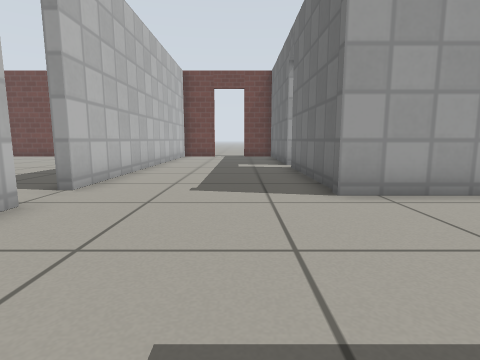
View 1 (above)

19 first-person views from a walk through a Gazebo world. The camera is 0.5 m above the floor, tilts 8° down and sees 80° across. The floor is counted in squares, 0.5 m on a side. Each view is taken from the middle of a square. On the plan, view 1 faces up. The plan holds only what a view shows up to about 11 squares ahead; the rest is blank. Gazebo's built-in surfaces are drawn with simple patterns.

View 2
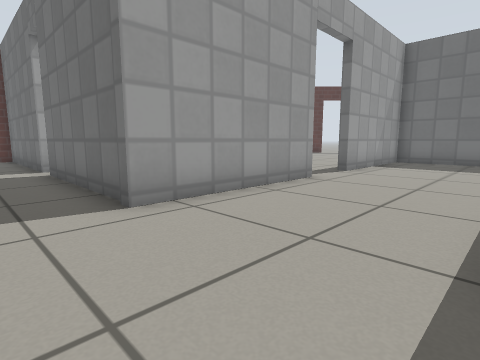

View 3
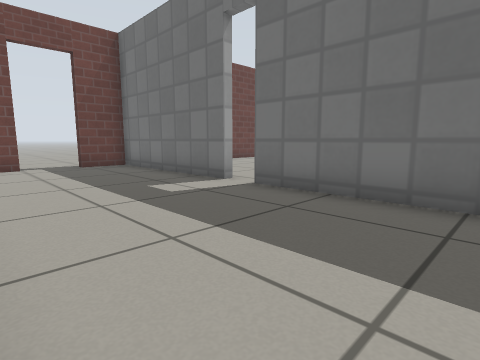

View 4
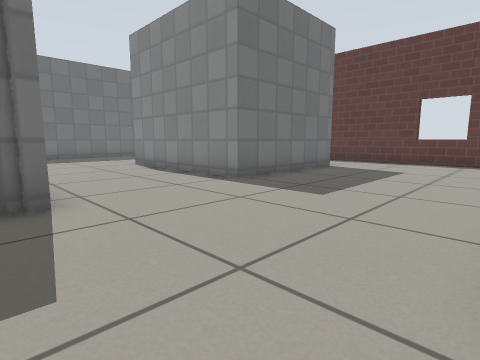

View 5
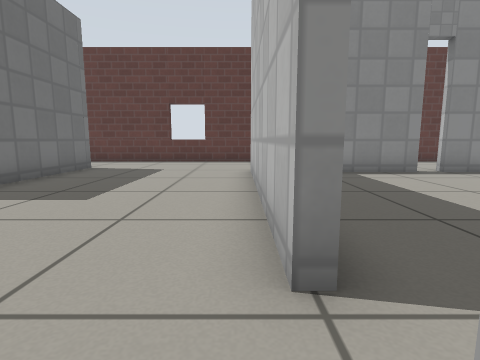

View 6
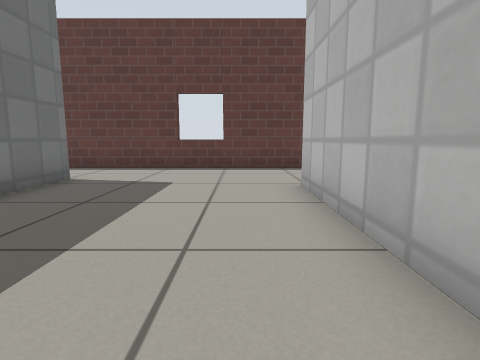

View 7
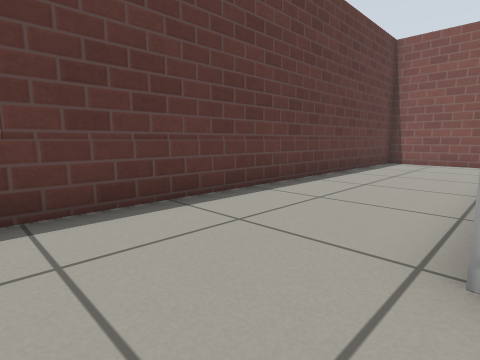

View 8
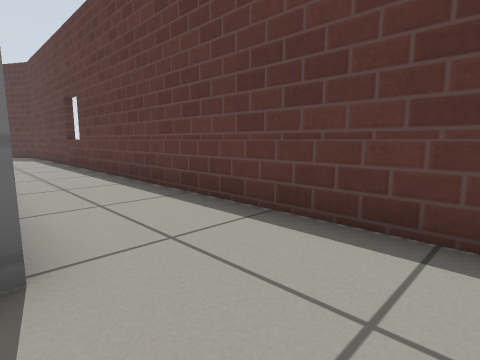

View 9
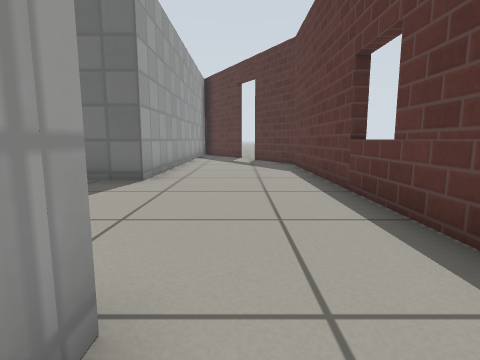

View 10
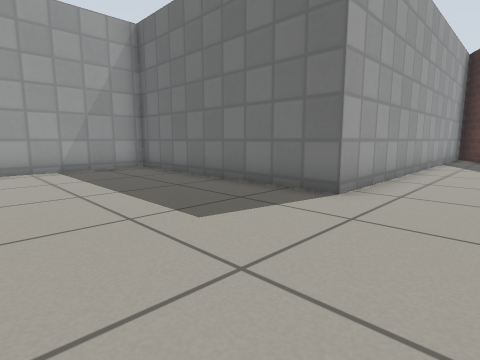

View 11
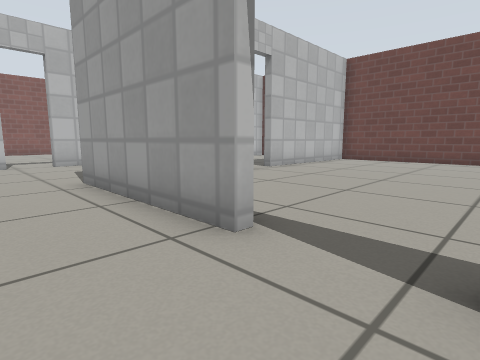

View 12
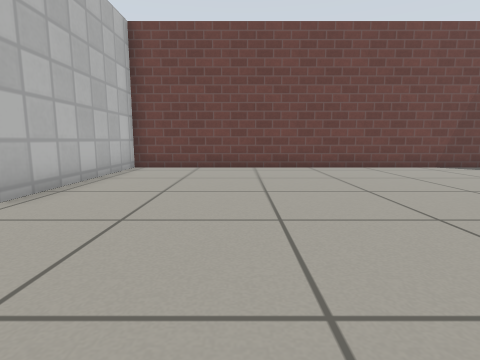

View 13
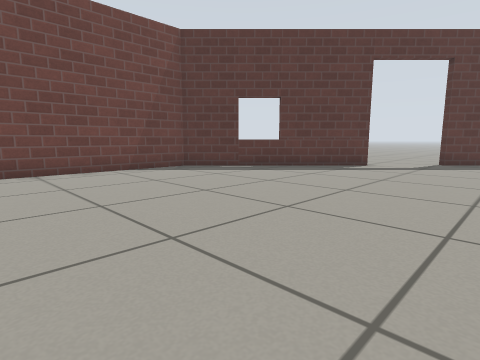

View 14
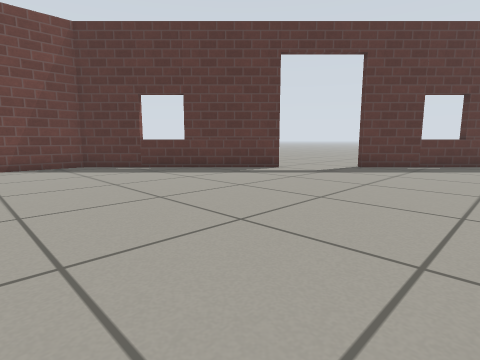

View 15
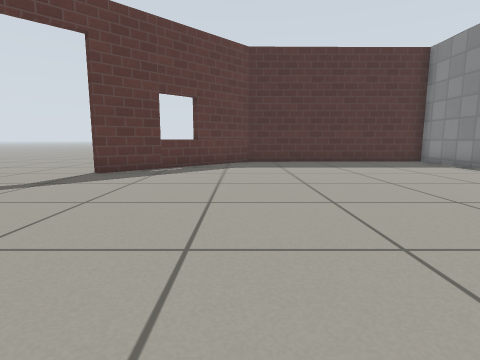

View 16
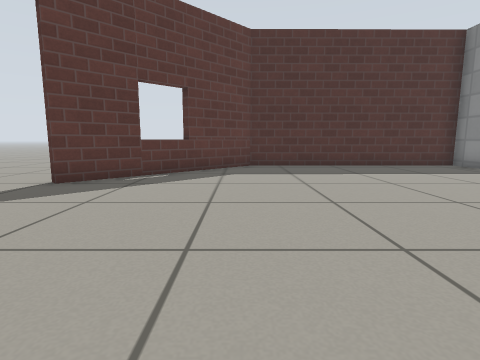

View 17
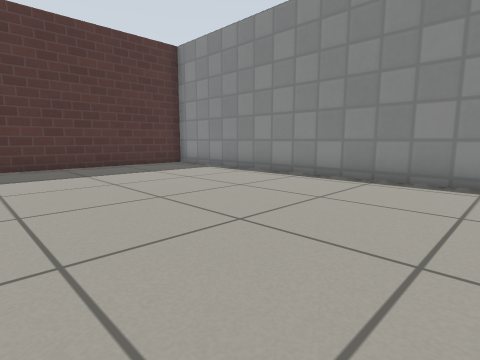

View 18
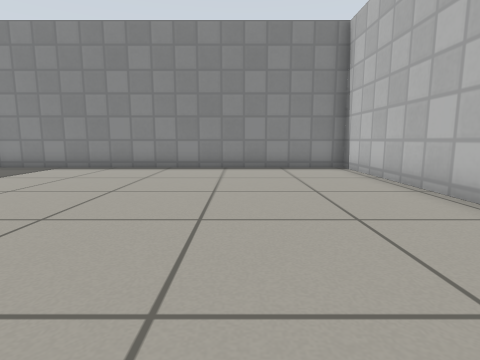

View 19
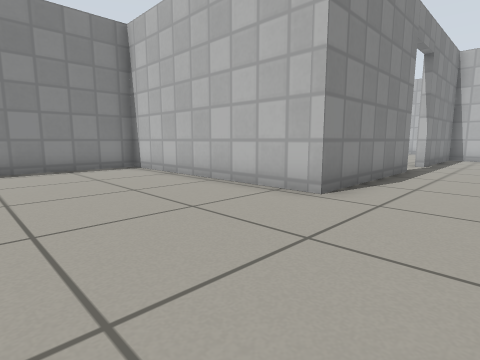

### Floor plan
Points are (right, up) in squares from view 1. A wall is a line through its corners. A room is listed if a view was taken in it or the views show most of it. See-through windows are left out.
Room 1 (views 1, 2, 3, 4, 5, 6, 7, 8, 9, 10, 11)
walls: (6.8, 5.1) (1.9, 5.1) (1.9, 10.5); (2.3, -4.4) (2.3, 0.7) (8, 0.7); (-3.3, 4.2) (-3.3, -3.3); (1.9, 11.4) (1.9, 17.4) (0.2, 17.4); (-3.3, 11.4) (-3.3, 5.6) (-3.8, 5.6); (-1.5, 17.4) (-2, 17.4); (-14.1, -4.1) (-14.1, -6.1); (-13.1, -7.2) (18.4, -7.2); (22.9, -2.6) (14, -2.6) (14, 5.1) (8.9, 5.1)
low walls: (8.4, -4.3) (7.8, -4.3); (-3.8, 4.2) (-3.3, 4.2)
ways out: open door at (2, 11) to room 2; open door at (8, 5) to room 2; open door at (-9, -3); open door at (-3.5, 5); open door at (-0.5, 17.5)
Room 2 (views 12, 13, 14, 15, 16, 17, 18, 19)
walls: (8.9, 5.4) (14.3, 5.4) (14.3, -2.3) (27.2, -2.3) (27.1, 5.6) (22.4, 10.3); (20.4, 12.3) (15.3, 17.4) (2.2, 17.4) (2.2, 11.4); (5.4, 5.4) (6.8, 5.4); (25, 7.5) (25.4, 7.9)
ways out: open door at (2, 11) to room 1; open door at (8, 5) to room 1; open door at (21, 12); open door at (22, 11)

Positions as (right, up) in squares from view 1, and headings:
1: (0, 0), facing up
2: (0, 1), facing up-right
3: (-3, 6), facing up-right
4: (-3, 6), facing down-right
5: (-3, 6), facing down
6: (-2, 3), facing down
7: (-1, -3), facing down-left
8: (0, -4), facing down-right
9: (7, -5), facing right
10: (9, -5), facing up-right
11: (9, 3), facing up-left
12: (6, 7), facing up
13: (9, 8), facing up-right
14: (12, 6), facing up-right
15: (14, 6), facing right
16: (16, 6), facing right
17: (16, 5), facing down-right
18: (18, 8), facing down
19: (19, 8), facing down-left
